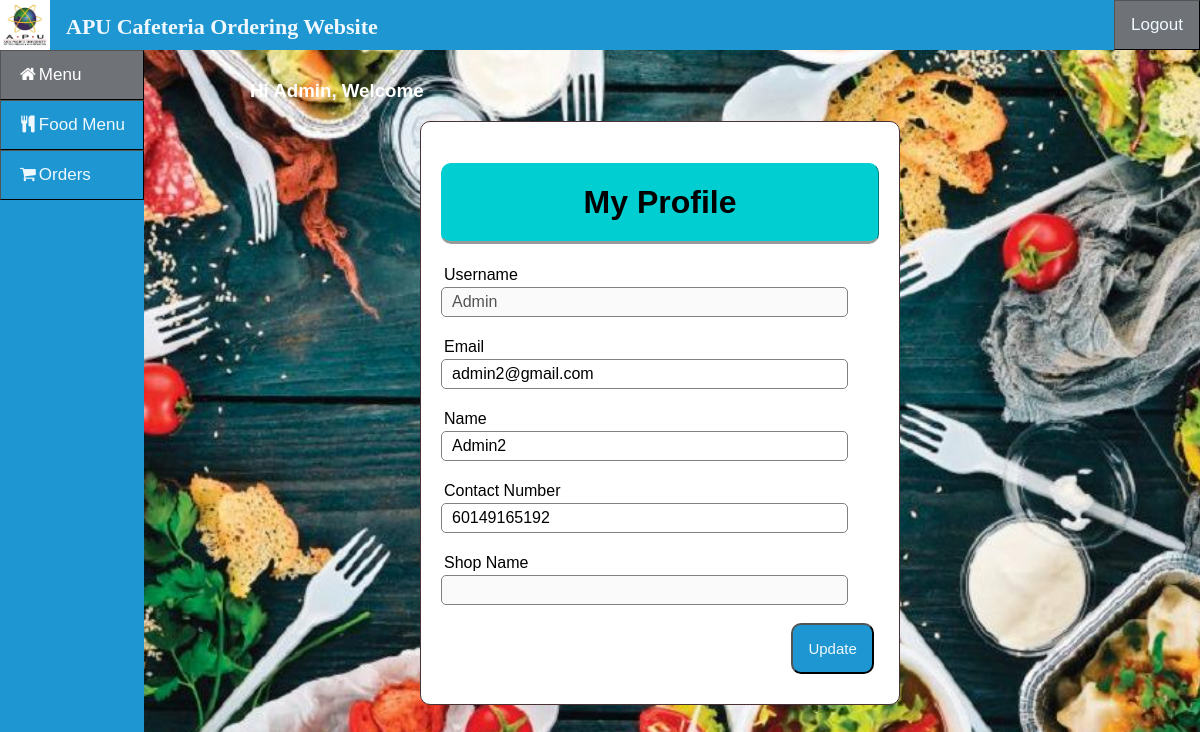
/Staff/home.php (signed in), run on the app's committed database.
### tables this page shows
CREATE TABLE `users` (
  `username` varchar(50) NOT NULL,
  `password` varchar(255) NOT NULL,
  `name` varchar(255) NOT NULL,
  `email` varchar(255) NOT NULL,
  `Hp` varchar(99) NOT NULL,
  `type_user` varchar(255) NOT NULL,
  `ownerCategory` int(9) DEFAULT NULL
);

### Staff/home.php (the view, shortened to what this page needs)
<?php
if(isset ($_SESSION["username"]))
{
	include "Header.php";
	$category = $_SESSION['ownerCategory'];
?>
<!DOCTYPE html>
<html>
<head>
	<link rel="stylesheet" type="text/css" href="../CSS/topNav.css">
</head>
<body>
<?php
	$name = $_SESSION["username"];
	$queryGet = "select * from users where username='".$name."'";
	$resultGet = mysqli_query($link,$queryGet);
	$resultGetO = mysqli_query($link,"SELECT name FROM shop WHERE id = '".$category."'");
	$barisO= mysqli_fetch_array($resultGetO, MYSQLI_BOTH);
	$shopName = $barisO['name'];
	if(!$resultGet)
	{
		die ("Invalid Query - get Register List: ". mysqli_error($link));
	}
	else
	{?>
	<div class="wrapper">
		<div class="middle">
			<div class="contentnew">
			<form class = "content" style="position:absolute;width: 40%;" action="../Admin/Update.php" name="EditForm" method="POST">
				<h1 class="header">My Profile</h1>
				<?php	while($baris= mysqli_fetch_array($resultGet, MYSQLI_BOTH))	{?>
					<div class="input-group">
						<label>Username</label>
						<input type="text" name="username" value="<?php echo $baris['username']; ?>" disabled><br><br>
						<label>Email</label>
						<input type="email" name="email" value="<?php echo $baris['email'] ?>"><br><br>
						<label>Name</label>
						<input type="text" name="name" value="<?php echo $baris['name'] ?>"><br><br>
						<label>Contact Number</label>
						<input type="text" name="Hp" value="<?php echo $baris['Hp']; ?>"><br><br>
						<label>Shop Name</label>
						<input type="text" name="shop" value="<?php echo $shopName; ?>" disabled><br><br>
						<button style="position: relative;left: 80%"; type="submit" class="btn" name="staff">Update</button>
					</div> <?php	}?>
			</form>
			</div>
		</div>
	</div>
	<?php
		}
}
else {
	echo "No session exists or session has expired. Please log in again ";
	echo "Page will be redirect in 5 seconds";
	header('Location: ../Auth/Login.php');
}?>
</body>
</html>

### css/topNav.css (style rules this page uses)
* { box-sizing: border-box; }
body { margin: 0; font-family: Arial, Helvetica, sans-serif !important; background-image: url("bc5.jpg"); background-position: center; background-size: cover; background-attachment: fixed; position:absolute; top:10%; max-width: -webkit-fill-available; right: 0px; left: 0px; }
.wrapper { width: 100%; min-width: 1000px; }
h1, h2 { text-align:center; color:white; }
.header { width: auto; color: black; background:#00CED1; text-align: center; border: 1px solid #00CED1; border-bottom: none; border-radius: 10px 10px 10px 10px; border-style: outset; padding: 20px; }
.middle { width: 100%; position: relative; }
.middle:after { display: table; clear: both; content: ''; }
.contentnew { padding: 0 270px 0 270px; }
.content { position:fixed; top:10%; left:35%; width: 30%; margin: 0px auto; padding: 20px; border: 1px solid #483235; background: white; border-radius: 10px 10px 10px 10px; }
.input-group { margin: 10px 0px 10px 0px; }
.input-group label { display: block; text-align: left; margin: 3px; }
.input-group input { height: 30px; width: 93%; padding: 5px 10px; font-size: 16px; border-radius: 5px; border: 1px solid gray; }
.btn { padding: 15px; font-size: 15px; color: aliceblue; background:#1D96D1 ; border-style: outset; border-radius: 10px; cursor: pointer; }

### Staff/Header.php (style rules this page uses)
body { font-family: "Lato", sans-serif; }

### data on the page
users: username "Admin", email "admin2@gmail.com", name "Admin2", Hp "60149165192"

### other printed values
$_SESSION["username"] "Admin"
